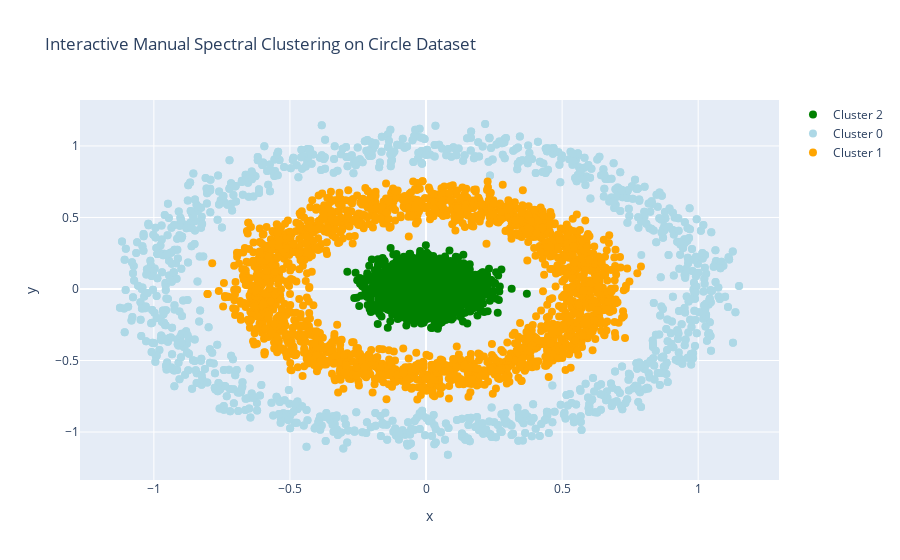

Notebook code cell kept with this figure:
### Markdown cell above
# Section 2: Circle Dataset

### Code cell
# Generate the circle dataset
X_small, y_small = make_circles(n_samples=(1000,2000), random_state=3, noise=0.07, factor=0.1)
X_large, y_large = make_circles(n_samples=(1000,2000), random_state=3, noise=0.07, factor=0.6)
y_large[y_large==1] = 2
df = pd.DataFrame(np.vstack([X_small,X_large]), columns=['x1','x2'])
df['label'] = np.hstack([y_small,y_large])
X_circles = df[['x1','x2']].values
y_true_circles = df['label'].values
circle_dataset = pd.DataFrame(X_circles, columns=['x', 'y'])
circle_dataset['true_labels'] = y_true_circles

# Visualize raw circle data
fig = plt.figure(figsize=(8, 8))
plt.scatter(X_circles[:, 0], X_circles[:, 1], color='red', s=50)
plt.xlabel('x')
plt.ylabel('y')
plt.title('Raw Circle Dataset (Non-Convex)')
plt.grid()
plt.show()

# Standardize
scaler_circles = MinMaxScaler().fit(X_circles)
X_circles_scaled = scaler_circles.transform(X_circles)

# Fit K-Means on circles (with 3 clusters)
#The labels (0, 1, 2) for each point are saved
kmeans_circles = KMeans(n_clusters=3, init='k-means++', n_init=20, random_state=42).fit(X_circles_scaled)
circle_dataset['kmeans_cluster'] = kmeans_circles.labels_


# Visualize K-Means on circles
#Plots the data points on a graph.
#Colors them based on their K-Means cluster
colors_circles = ['lightblue', 'orange', 'green']
fig = plt.figure(figsize=(8, 8))
plt.scatter(X_circles[:, 0], X_circles[:, 1], c=[colors_circles[label] for label in kmeans_circles.labels_], s=50)
plt.xlabel('x')
plt.ylabel('y')
plt.title('K-Means on Circle Dataset')
plt.grid()
plt.show()

# Manual Spectral Clustering on circles (3 clusters, rbf affinity with gamma=1000 to match the snippet)
spectral_labels_circles = manual_spectral_clustering(X_circles_scaled, n_clusters=3, affinity='rbf', gamma=1000, random_state=42)
circle_dataset['spectral_clusters'] = spectral_labels_circles

# Visualize Manual Spectral Clustering on circles
fig = plt.figure(figsize=(8, 8))
plt.scatter(X_circles[:, 0], X_circles[:, 1], c=[colors_circles[label] for label in spectral_labels_circles], s=50)
plt.xlabel('x')
plt.ylabel('y')
plt.title('Manual Spectral Clustering on Circle Dataset')
plt.grid()
plt.show()

# Evaluate Clusters for Circles
sil_kmeans_circles = silhouette_score(X_circles_scaled, kmeans_circles.labels_)
sil_spectral_circles = silhouette_score(X_circles_scaled, spectral_labels_circles)
print(f"Silhouette Score (Circles) - K-Means: {sil_kmeans_circles:.3f}")
print(f"Silhouette Score (Circles) - Manual Spectral: {sil_spectral_circles:.3f}")

# Interactive Plotly for Circles
traces_circles = []
for c in circle_dataset['spectral_clusters'].unique():
    temp = circle_dataset[circle_dataset['spectral_clusters'] == c]
    trace = go.Scatter(x=temp['x'], y=temp['y'], mode='markers', 
                       marker=dict(color=colors_circles[c], size=8), 
                       name=f'Cluster {c}')
    traces_circles.append(trace)

layout_circles = go.Layout(title='Interactive Manual Spectral Clustering on Circle Dataset',
                           xaxis=dict(title='x'),
                           yaxis=dict(title='y'),
                           showlegend=True)
fig_circles = go.Figure(data=traces_circles, layout=layout_circles)
plotly.offline.iplot(fig_circles)

### Figure 1 — Plotly figure (JSON) as saved in the notebook; plotly's stock layout.template omitted (floating-point values rounded to 4 significant figures; data arrays with more than 128 entries replaced by an {"elided": "..."} marker saying what was removed)
{"data": [{"marker": {"color": "green", "size": 8}, "mode": "markers", "name": "Cluster 2", "type": "scatter", "x": {"elided": "2000 float values"}, "y": {"elided": "2000 float values"}}, {"marker": {"color": "lightblue", "size": 8}, "mode": "markers", "name": "Cluster 0", "type": "scatter", "x": {"elided": "1995 float values"}, "y": {"elided": "1995 float values"}}, {"marker": {"color": "orange", "size": 8}, "mode": "markers", "name": "Cluster 1", "type": "scatter", "x": {"elided": "2005 float values"}, "y": {"elided": "2005 float values"}}], "layout": {"showlegend": true, "title": {"text": "Interactive Manual Spectral Clustering on Circle Dataset"}, "xaxis": {"title": {"text": "x"}}, "yaxis": {"title": {"text": "y"}}}}
